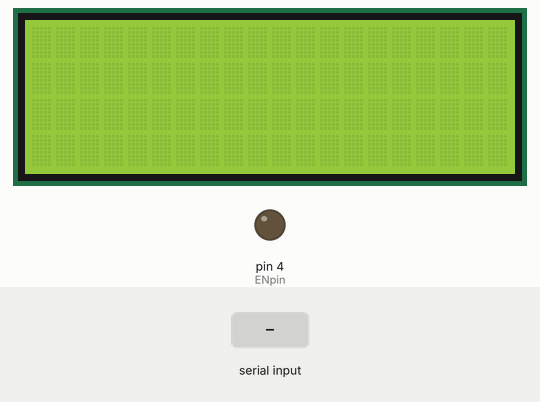
This sketch was run on a simulated Arduino Nano, built with avr-gcc and run on an emulated ATmega328P. On the bench: 20×4 character LCD, output pins drawn as LEDs (lit = HIGH). Inputs (shaded band) come from the test bench. The modem accepts every AT command (registered, SIM ready, sends succeed) and sends nothing else; pins used as bus, display or sensor lines are not drawn; what the sketch prints to the serial monitor is not drawn.

Above: at 18.3 s.
18.4 s: "send" received over the second serial link
At 20.1 s:
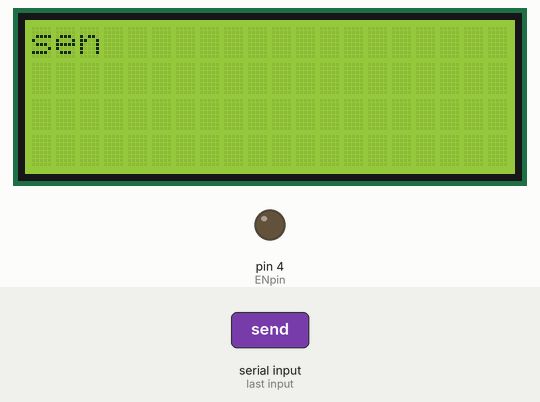
25.9 s: "1" received over the second serial link
At 28.1 s:
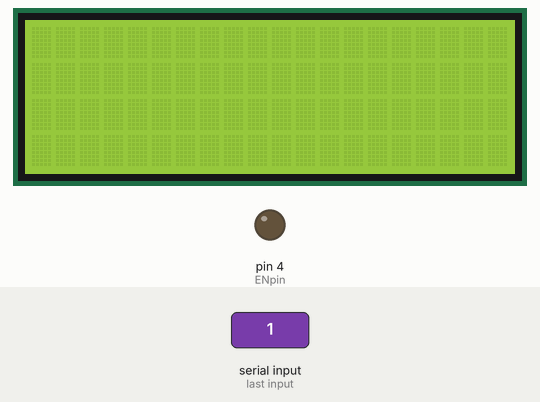
Timing chart, 0 to 29.6 s (numbered marks = the images above; inputs shaded):
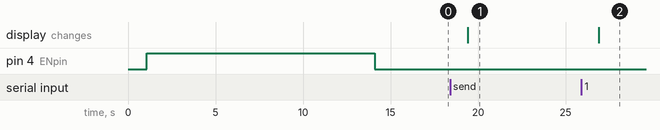

The sketch:

Lab4_3_Komarovskis.ino
```cpp
// (licence header left out)
// Bluetooth HC-05 v2-20100601 and v3-20170601 AT master config and communication code
//
// for Arduino Nano
// use software serial on pins D3, D2 (rx,tx resp.) via level shifter
// use D4 for EN-pin
// use D13 for VCC-pin
//
// note that there should be the response in the serial monitor after each command
// issued via "atcommand"...if not, something is wrong....
// Bluetooth AT slave config and communication code
//
// for Arduino Nano
// use software serial on pins D3, D2 (rx,tx resp.) via level shifter
// use D4 for EN-pin
// use D13 for VCC-pin
//
// in the communication part, the slave sends the value of the counter and then
// increments the counter...keyword is "send"
// the communication through the serial monitor works too...

#include <SoftwareSerial.h>
#include  <LiquidCrystal_I2C.h>

LiquidCrystal_I2C lcd(0x27,20,4);  // set the LCD address to 0x27 for a 16 chars and 2 line display
SoftwareSerial bt(3,2); // rx,tx

int ENpin=4;
int VCCpin=13;

String slaveName="rokspy_slave";

int counter=0;
String inputString,outputString, LCD_message;

void setup() {
  lcd.init();                      // initialize the lcd
  lcd.backlight();

// EN pin
  pinMode(ENpin,OUTPUT);
// VCC pin
  pinMode(VCCpin,OUTPUT);
  digitalWrite(ENpin,LOW);
// poweroff module
  digitalWrite(VCCpin,LOW);
// set EN HIGH
  delay(1000);
  digitalWrite(ENpin,HIGH);
  delay(1000);
// power the module
  digitalWrite(VCCpin,HIGH);
  Serial.begin(9600);
// BT AT mode goes at 38400 baud
  bt.begin(38400);


Serial.println("== initialising HC-05 BT module as slave...==");

// initiate module as slave

atcommand("AT\r\n");
atcommand("AT\r\n");
atcommand("AT\r\n");
atcommand("AT+ORGL\r\n");
//atcommand("AT+RMAAD\r\n");
atcommand("AT+NAME="+slaveName+"\r\n");
atcommand("AT+ADDR?\r\n");
atcommand("AT+CLASS=1\r\n");
atcommand("AT+UART=9600,0,0\r\n");
atcommand("AT+PSWD?\r\n");
atcommand("AT+ROLE=0\r\n");
atcommand("AT+RESET\r\n");
atcommand("AT+CMODE=1\r\n");

// set EN LOW
  digitalWrite(ENpin,LOW);
  delay(1000);

// poweroff module
  digitalWrite(VCCpin,LOW);
  delay(1000);
// power the module in communication mode
  digitalWrite(VCCpin,HIGH);
  delay(1000);

// switch to BT comunication mode at 9600 baud
  bt.begin(9600);
  Serial.println("== entering into the communication mode...the table is yours ;)...==");

}

void loop() {
  // put your main code here, to run repeatedly:
if(bt.available())
{
  inputString=bt.readString();
  LCD_message = inputString;
  LCD_message.remove(LCD_message.length()-1);

  lcd.clear();
  lcd.print(LCD_message);

  delay(500); // set the delay long enough to read in the entire incoming buffer
  Serial.println(inputString);
  if(inputString=="send"); // master is expected to send this keyword
  {
    Serial.print("== sending: ");
    Serial.println(counter);
    bt.print(counter);
    counter++;
  }
}
if(Serial.available())
{
  outputString=Serial.readString();
  Serial.print("== local: ");
  Serial.println(outputString);
  bt.print(outputString);
}
}


void atcommand(const String _atcommand)
{
  Serial.print("== ");
  Serial.print(_atcommand);
  bt.print(_atcommand);
  delay(1000);
  while(bt.available())
    Serial.write(bt.read());

return 0;
}
```

Measured:
- after the input at 18.4 s, the display: changes after 1.0 s (image 1)
- after the input at 25.9 s, the display: changes after 1.0 s (image 2)
